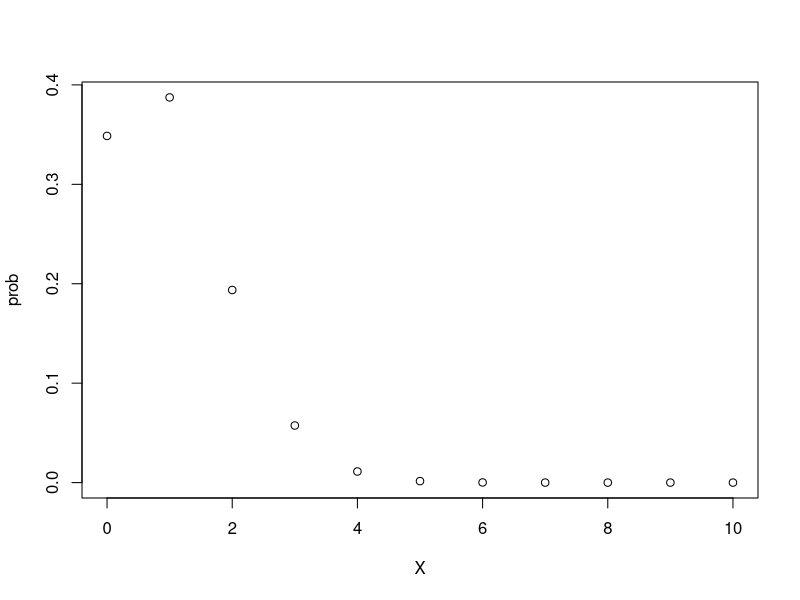
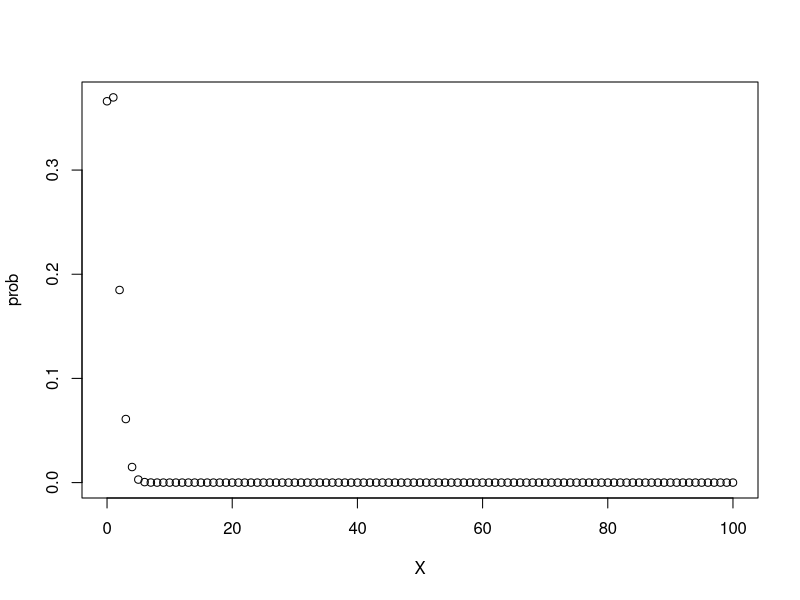
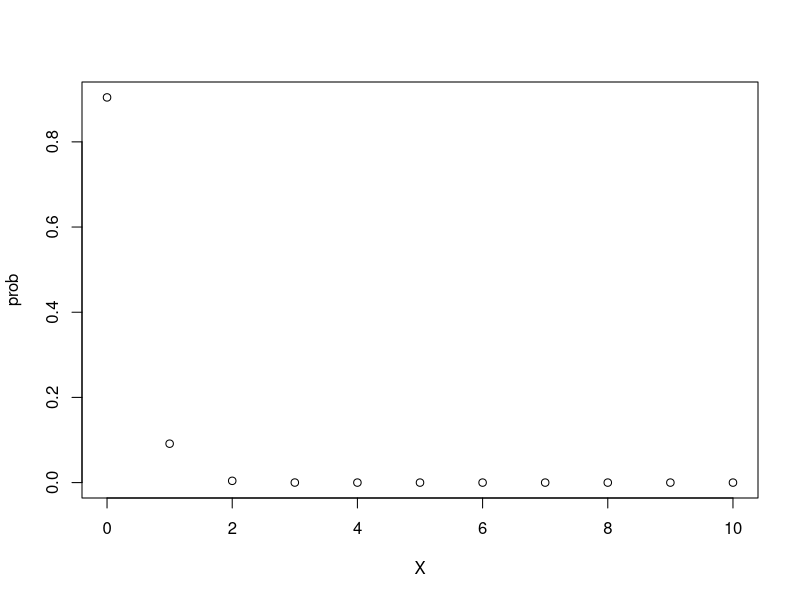

Write the R code that produced these figures, in order.
#p=0.1,N=10の二項分布の確率質量関数を描いてみよう。

#確率変数は、アタリの回数なので、０から１０
X<-0:10
X

#4C2はこのようにchoose関数を使って書く。
choose(4,2)

#二項係数
bi<-choose(10,X)
bi

#積の法則
seki<-(0.1^X)*((1-0.1)^(10-X))
seki

#確率質量関数を求める
prob<-bi*seki
plot(X,prob)
help(plot)

sum(prob) #和は１であることを確認


#p,Nを決めれば、二項分布の確率質量関数の形が決まる。
binomplot<-function(p,N){
  #確率変数は、アタリの回数なので、0からN
  X<-0:N
  #二項係数
  bi<-choose(N,X)
  #積の法則
  seki<-(p^X)*((1-p)^(N-X))
  #確率質量関数を求める
  prob<-bi*seki
  plot(X,prob)
  return(prob)
  }

sum(binomplot(0.01,100)[3:101])
binomplot(0.01,10)
